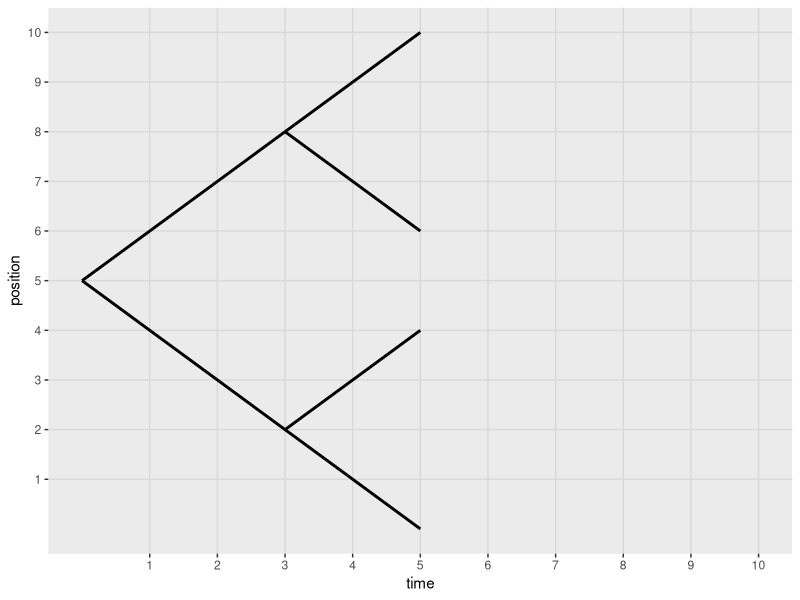

Here is the R script that generated this plot: (Note: this script raises an error after producing the figure.)
# load packages needed to run this code
library(ggplot2)
library(dplyr)
library(tidyr)
library(cowplot)
library(gganimate)

# make a data frame for a tree
tree_df <- data.frame(time = c(0, 1, 2, 5, 0, 5, 3, 5, 3, 5),
                      position = c(5, 6, 7, 10, 5, 0, 8, 6, 2, 4),
                      branch = c('b1', 'b1', 'b1', 'b1', 'b2', 'b2', 'b3', 'b3', 'b4', 'b4'),
                      sequence = c("DPHGESFF…",
                                   "EPNGESFF…",
                                   "DPNGESFF…",
                                   "EPNGESFF…",
                                   "KPNGESDK…",
                                   "KPNGESDK…",
                                   "DPHGESFF…",
                                   "DPHGESFF…",
                                   "IPHGENRR…",
                                   "IPHGENRR…"))

# seq_df <- data.frame(time = 5,
#                      position = c(0, 4, 6, 10),
#                      sequence = c("EPNGENRR…",
#                                   "KPNGESDK…",
#                                   "DPHGESFF…",
#                                   "IPHGENRR…"))

subs_df <- data.frame(time = c(1, 2.5, 2, 2.5, 4, 4.5),
                      position = c(6, 7.5, 3, 2.5, 1, 9.5),
                      type = c(1:6))

ancestor_seq <- "DPHGESFF…"

ggplot(tree_df, aes(x = time, y = position, group = branch)) + 
  geom_path(size = 1) +
  scale_y_continuous(limits = c(0,10), breaks = c(1:10)) +
  scale_x_continuous(limits = c(0,10), breaks = c(1:10)) +
  background_grid(major = "xy") 

ggplot(data = tree_df, mapping = aes(x = time, y = position)) + 
  geom_line(aes(group = branch), size = 1.5) + 
  #geom_segment(aes(xend = time, yend = position), linetype = 2, colour = 'grey') + 
  geom_point(size = 3) +
  geom_text(aes(label = sequence), 
            hjust = 0, 
            nudge_x = 0.2,
            size = 6,
            family = "Courier") + 
  geom_text(aes(x = 0, y = 5, label = ancestor_seq), 
            hjust = 1,
            nudge_x = -0.2,
            size = 6,
            family = "Courier") + 
  transition_reveal(branch, time) + 
  coord_cartesian(clip = 'off') + 
  theme(axis.line = element_blank(), # remove axes, axes labels, and background from the plot
        axis.text.x = element_blank(),
        axis.text.y = element_blank(),
        axis.ticks = element_blank(),
        axis.title.x = element_blank(),
        axis.title.y = element_blank(),
        legend.position = "none",
        plot.background = element_blank(),
        plot.margin = margin(5.5, 100, 5.5, 100))
